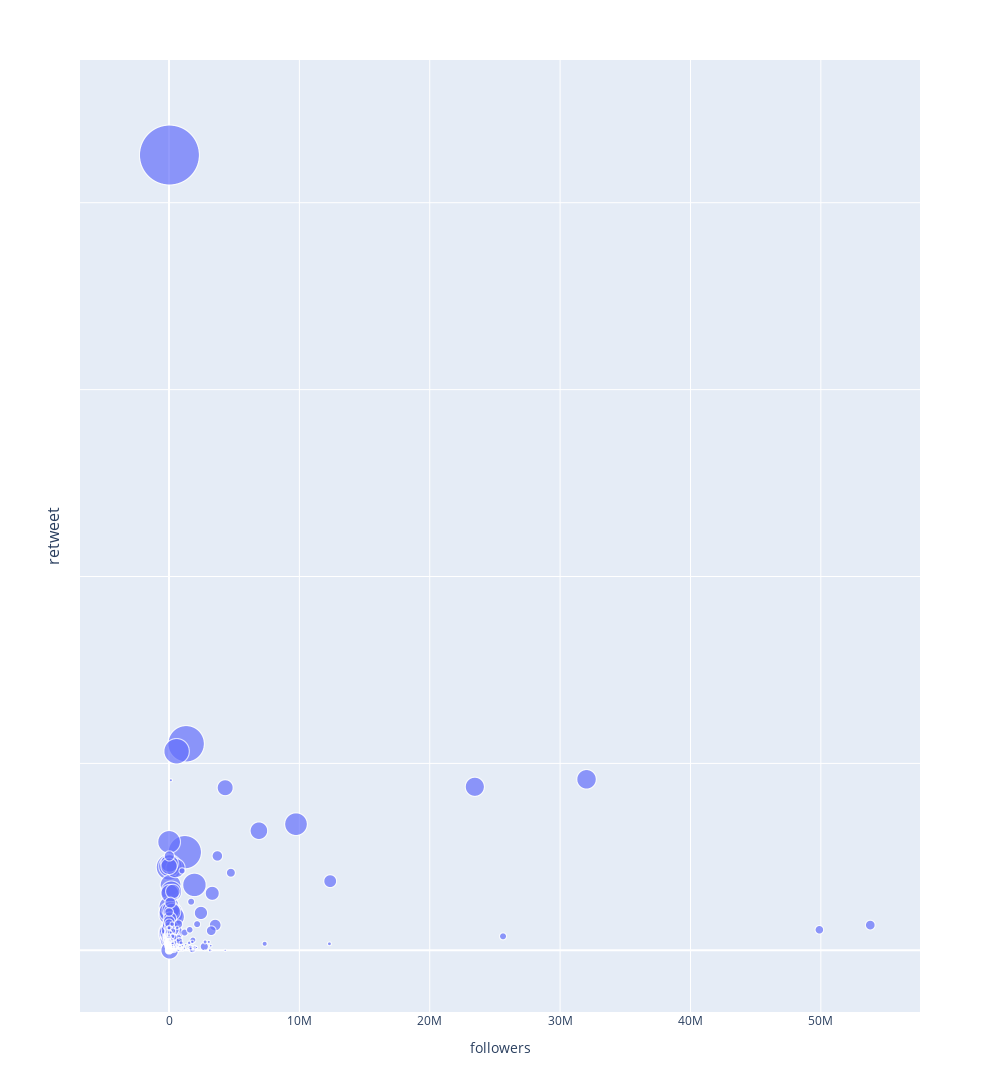

The notebook cell this image was saved under:
### Code cell
draw_bubble(topInfl, 'followersCount', 'replyCount', 'username', size_ = 'retweetCount',  weight = 60, height=1200, marker_size=None, xaxis= "followers", yaxis = 'retweet')

### Figure 1 — Plotly figure (JSON) as saved in the notebook; plotly's stock layout.template omitted (floating-point values rounded to 4 significant figures; data arrays with more than 128 entries replaced by an {"elided": "..."} marker saying what was removed)
{"data": [{"hovertemplate": "<b>%{hovertext}</b><br><br>followers=%{x}<br>retweet=%{y}<br>retweetCount=%{marker.size}<extra></extra>", "hovertext": {"elided": "9093 str values"}, "legendgroup": "", "marker": {"color": "#636EFA", "size": {"elided": "9093 int values"}, "sizemode": "area", "sizeref": 1.672, "symbol": "circle"}, "mode": "markers", "name": "", "showlegend": false, "type": "scattergl", "x": {"elided": "9093 int values"}, "xaxis": "x", "y": {"elided": "9093 int values"}, "yaxis": "y"}], "layout": {"height": 1200, "legend": {"itemsizing": "constant", "orientation": "h", "title": {"text": "Cluster"}, "tracegroupgap": 0, "x": 1, "xanchor": "right", "y": 1.02, "yanchor": "bottom"}, "margin": {"t": 60}, "width": 1000, "xaxis": {"anchor": "y", "autorange": true, "domain": [0, 1], "range": [-6828000.0, 57610000.0], "title": {"text": "followers"}, "type": "linear"}, "yaxis": {"anchor": "x", "autorange": true, "domain": [0, 1], "range": [-63.96, 946.8], "showticklabels": false, "tickfont": {"size": 14}, "title": {"font": {"size": 16}, "text": "retweet"}, "type": "linear"}}}
